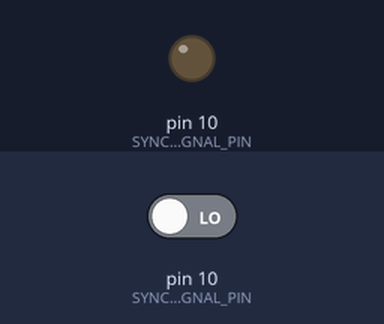
Bench run of a sketch on a simulated Arduino Uno, built with avr-gcc and run on an emulated ATmega328P. On the bench: output pins drawn as LEDs (lit = HIGH). The inputs (shaded band) are chosen by the test bench; at power-on: pin 10 (SYNC_SIGNAL_PIN) LOW.

Above: at 0.1 s.
Timing chart, 0 to 1.6 s (numbered marks = the images above):
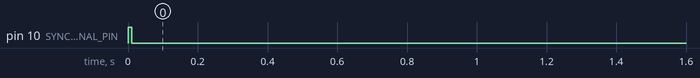

The sketch:

SynchronizationModule.ino
```cpp
#include <SPI.h>

#define SYNC_SIGNAL_PIN 10  // Example pin number for sync signal

unsigned long syncTime;
bool isMaster;  // To determine if this device is the Master or Slave

void setup() {
  Serial.begin(115200);
  while (!Serial); // Wait for Serial Monitor to open

  pinMode(SYNC_SIGNAL_PIN, INPUT);

  // Determine if this device is the Master or Slave
  // This can be hardcoded or determined dynamically through some algorithm or signal.
  isMaster = true; // Example: Set as master. In a real scenario this should be determined or set properly.

  // If Master, send out the initial synchronization signal
  if (isMaster) {
    sendSyncSignal();
  }
}

void loop() {
  // Monitor for synchronization signal
  if (digitalRead(SYNC_SIGNAL_PIN) == HIGH) {
    syncTime = millis();
    if (!isMaster) {
      sendSyncSignal(); // Re-broadcast sync signal if not master
    }
  }

  // Rest of the frequency hopping code
  // This should include logic to ensure that the channels are changed in sync
  // based on the syncTime
}

void sendSyncSignal() {
  // Send a synchronization signal
  // In a real-world application this could be a more complex signal sent over
  // a predefined channel or a series of channels.

  // Example: Sending a simple sync signal using a digital pin.
  pinMode(SYNC_SIGNAL_PIN, OUTPUT);
  digitalWrite(SYNC_SIGNAL_PIN, HIGH);
  delay(10); // Short pulse
  digitalWrite(SYNC_SIGNAL_PIN, LOW);
  pinMode(SYNC_SIGNAL_PIN, INPUT);
}
```
